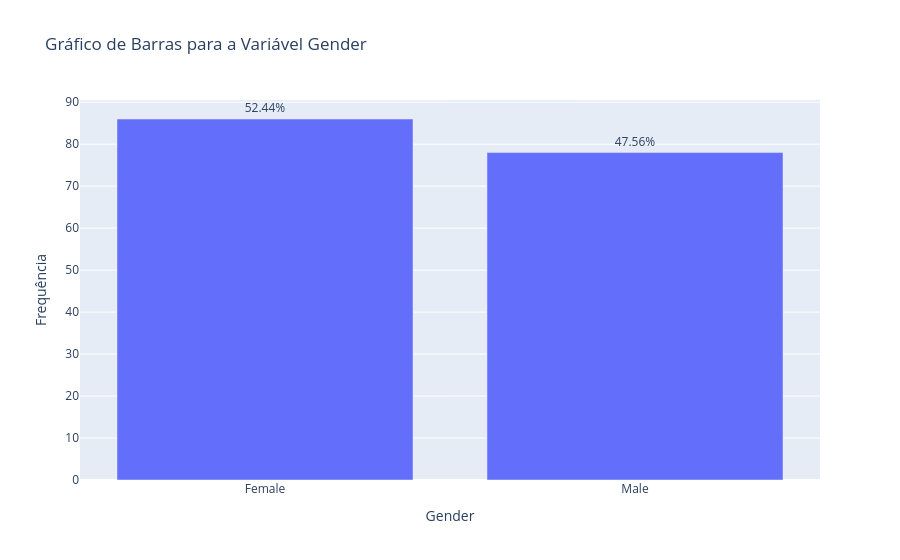

Notebook cell for this chart:
### Markdown cell above
**B) Agora realize a análise univariada para as variaveis categóricas, plote gráficos para entender a distribuição das categorias e tente retirar insights de cada gráfico.**

### Code cell
contagem = df['Gender'].value_counts().reset_index()
contagem.columns = ['Gender', 'Frequência']

# Porcentagem
total = contagem['Frequência'].sum()
contagem['Porcentagem'] = (contagem['Frequência'] / total * 100).round(2)

fig = px.bar(contagem, x='Gender', y='Frequência', text='Porcentagem', title='Gráfico de Barras para a Variável Gender')

# Ajustar texto para mostrar %
fig.update_traces(texttemplate='%{text}%', textposition='outside')

fig.update_layout(xaxis_title='Gender', yaxis_title='Frequência')
fig.show()

### Figure 1 — Plotly figure (JSON) as saved in the notebook; plotly's stock layout.template omitted (floating-point values rounded to 4 significant figures)
{"data": [{"hovertemplate": "Gender=%{x}<br>Frequência=%{y}<br>Porcentagem=%{text}<extra></extra>", "legendgroup": "", "marker": {"color": "#636efa", "pattern": {"shape": ""}}, "name": "", "orientation": "v", "showlegend": false, "text": [52.44, 47.56], "textposition": "outside", "texttemplate": "%{text}%", "type": "bar", "x": ["Female", "Male"], "xaxis": "x", "y": [86, 78], "yaxis": "y"}], "layout": {"barmode": "relative", "legend": {"tracegroupgap": 0}, "title": {"text": "Gráfico de Barras para a Variável Gender"}, "xaxis": {"anchor": "y", "domain": [0, 1], "title": {"text": "Gender"}}, "yaxis": {"anchor": "x", "domain": [0, 1], "title": {"text": "Frequência"}}}}
